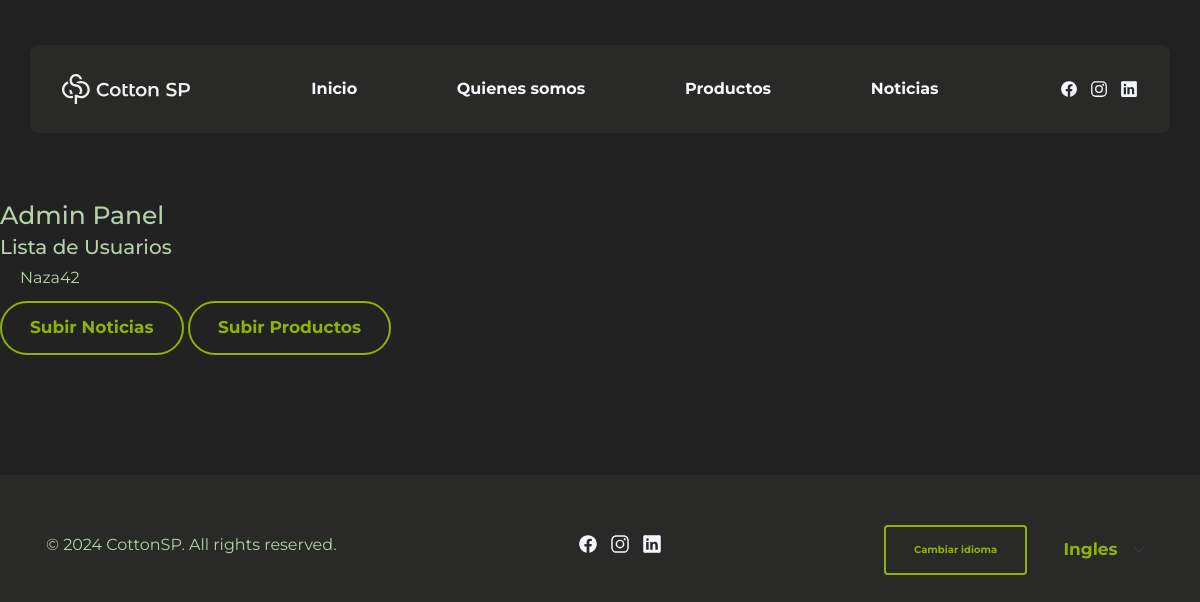
Page /usuarios/admin_panel on the earlier database version.
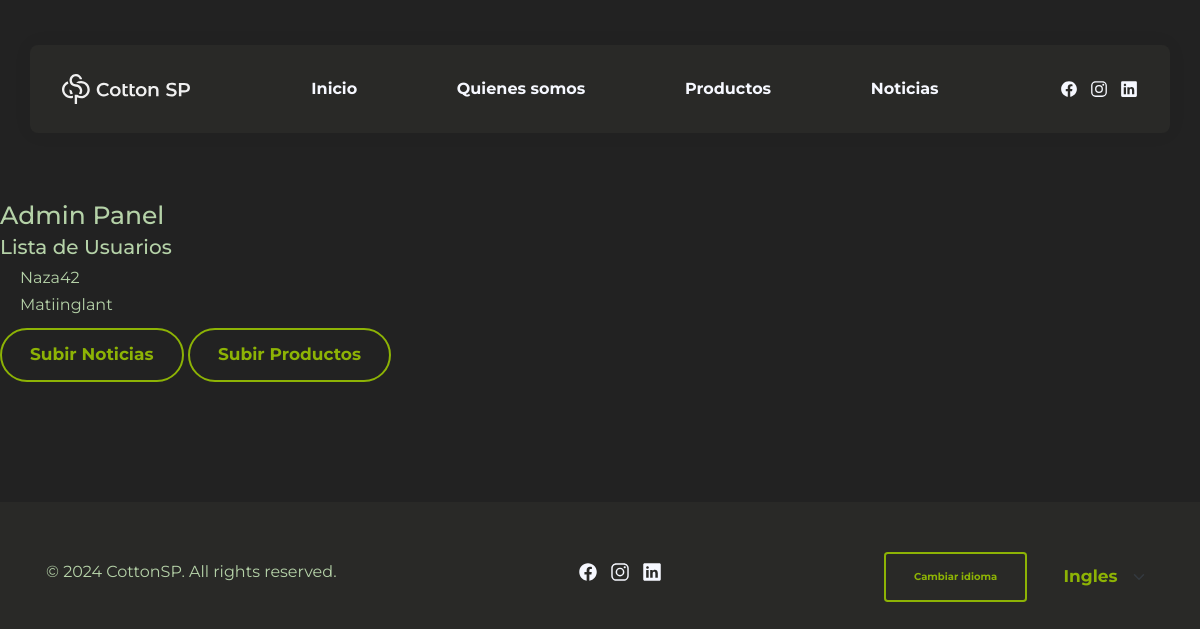
Same page on the later database version.
### usuarios/models.py (models this page shows, shortened)
class Usuario(AbstractUser):
    imagen = models.ImageField(upload_to='usuarios', default='default-user.jpg')
    USUARIO_COLABORADOR = 'Colaborador'
    USUARIO_VISITANTE = 'Visitante'
    USUARIO_MIEMBRO = 'Miembro'
    USUARIO_SUPER = 'Superusuario'
    TIPOS_DE_USUARIO = [
        (USUARIO_COLABORADOR, 'Colaborador'), #is_superuser=False, is_staff=True
        (USUARIO_VISITANTE, 'Visitante'), #no es nada / no aparece en la base de datos
        (USUARIO_MIEMBRO, 'Miembro'), #is_superuser=False, is_staff=False
        (USUARIO_SUPER, 'Superusuario'), #is_superuser=True, is_staff=True
    ]
    tipo_usuario = models.CharField(max_length=20, choices=TIPOS_DE_USUARIO, default=USUARIO_MIEMBRO)

### usuarios/views.py (the view)
# urls.py: path('admin_panel', views.admin_panel, name='admin_panel'),
def admin_panel(request):
    users = Usuario.objects.all()
    return render(request, 'usuarios/admin_panel.html', {'users': users})

### templates/usuarios/admin_panel.html (shortened to what this page needs)
{% extends 'base.html' %}
{% load static %}
{% block contenido %}
<section class="section hero">
    <body>
        <h1>Admin Panel</h1>
        <h2>Lista de Usuarios</h2>
        <ul>
            {% for user in users %}
                <li>{{ user.username }}</li>
            {% endfor %}
        </ul>
        <div>
            <a class="btn"  href="{% url 'noticias:addnoticia' %}">Subir Noticias</a>
            <a class="btn" href="{% url 'cargar_producto' %}">Subir Productos</a>
        </div>
    </body>
</section>
{% endblock contenido  %}

Differences in the rows shown:
added Usuario: username "Matiinglant"
